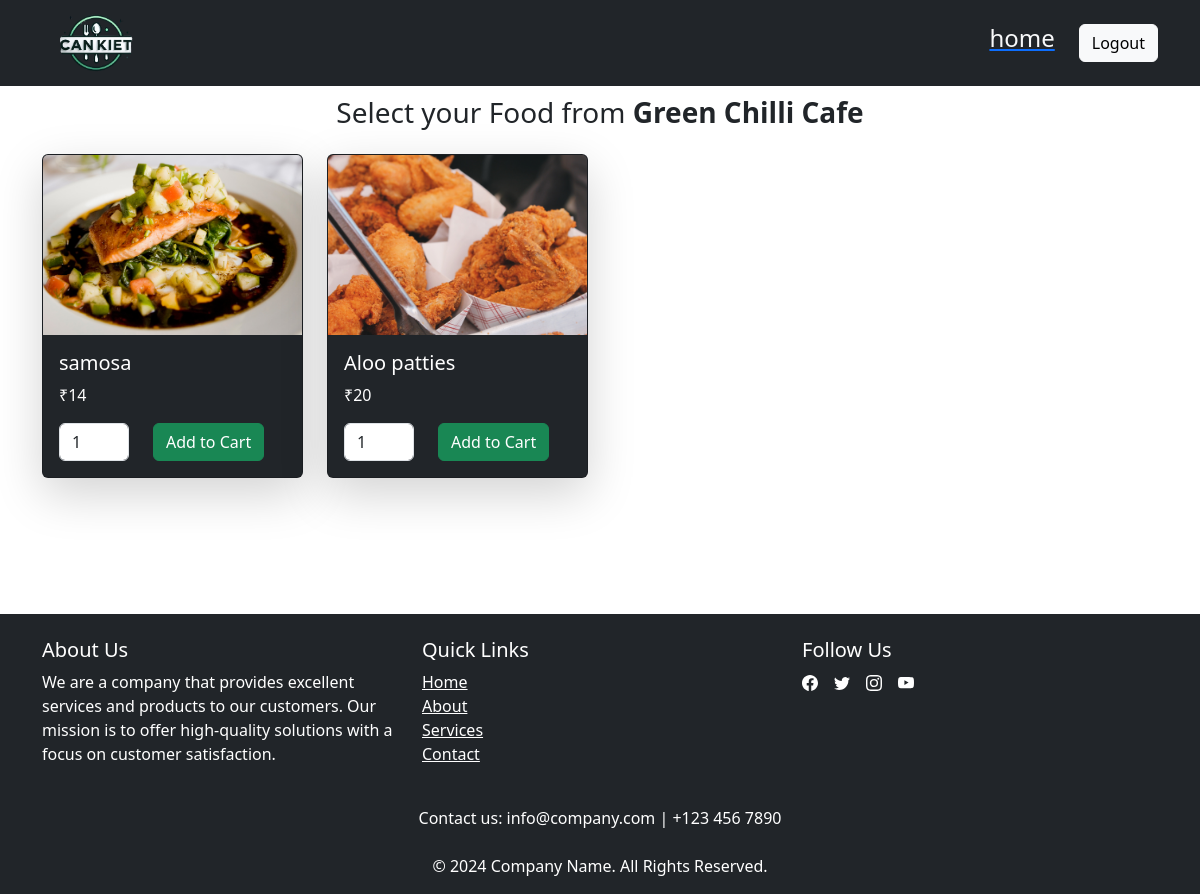
Before: /cankiet/c1/food/ with the older database file.
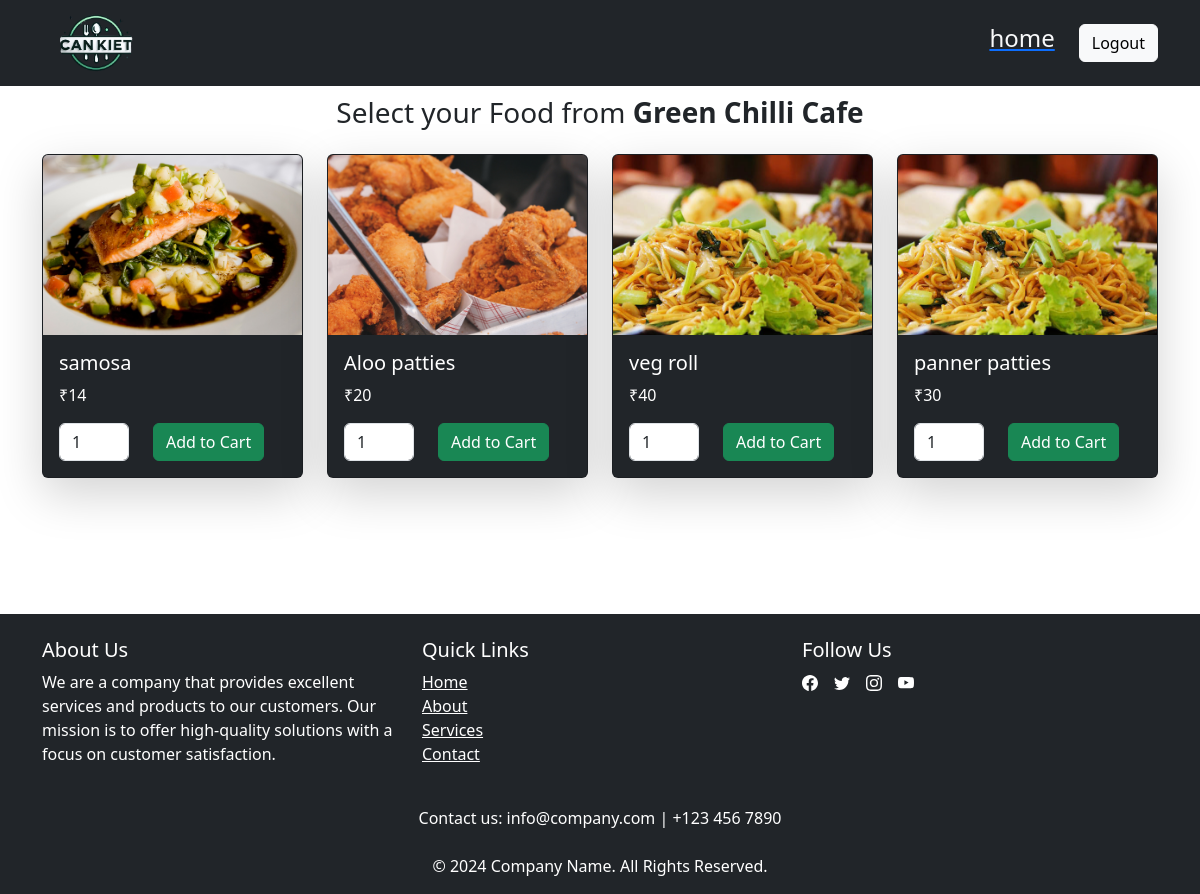
After: the same page with the newer database file.
### cankiet/models.py (models this page shows, shortened)
class Items(models.Model):
    i_no=models.CharField(max_length=12,primary_key=True)
    item=models.CharField(max_length=20)
    i_image=models.ImageField(upload_to='images/',blank=True)
    price=models.IntegerField()
    c_no=models.CharField(max_length=12)
    availability=models.CharField(max_length=1)

### cankiet/views.py (the view)
# urls.py: path('<str:c_no>/food/', views.food, name='food'),
def food(request,c_no):
    canteen = get_object_or_404(Canteen, c_no=c_no)
    items = Items.objects.filter(c_no=canteen.c_no)
    return render(request, 'cankiet/orderfoodpage.html', {'canteen': canteen, 'items': items})

### cankiet/templates/cankiet/orderfoodpage.html (shortened to what the changed rows need)
{% load static %}
<!DOCTYPE html>
<html lang="en">
<head>
    <link href="https://cdn.jsdelivr.net/npm/bootstrap@5.3.0/dist/css/bootstrap.min.css" rel="stylesheet">
</head>
<body>
    <section class="order-food-section py-5 mt-4">
        <div class="container">
            <div class="row row-cols-2 row-cols-md-4 row-cols-lg-4 g-4 mb-3" id="breakfast-cards">
                {% for item in items %}
                <div class="col mb-4 col-lg-3">
                    <div class="card bg-dark text-white shadow-lg ">
                        <img src="{{item.i_image.url}}" class="card-img-top" style="height: 180px; object-fit: cover;" alt="Pancakes">
                        <div class="card-body">
                            <h5 class="card-title">{{ item.item }}</h5>
                            <p class="card-text">₹{{ item.price }}</p>
                            <form method="post" action="{% url 'cart' canteen.c_no %}">
                                <div class="d-flex align-items-center">
                                <input type="number" class="form-control " id="quantity_{{ item.i_no }}" name="quantity" style="width:70px" min="1" value="1" required>
                                <button type="submit" class="btn btn-success ms-4">Add to Cart</button>
                                </div>
                            </form>
                        </div>
                    </div>
                </div>
                {% endfor %}
            </div>
        </div>
    </section>
</body>
</html>

Changed rows visible on the page:
added Items: i_image (picture), item "veg roll", price "40"
added Items: i_image (picture), item "panner patties", price "30"
